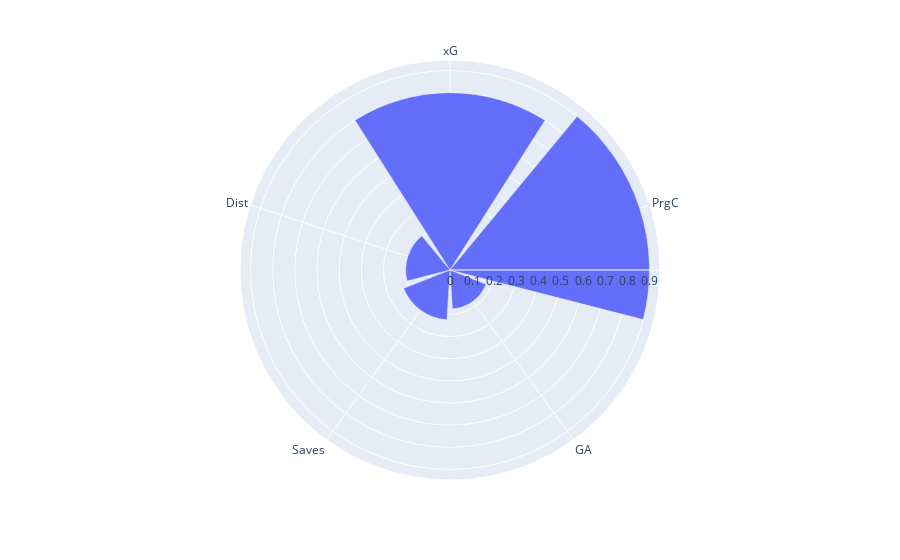

Notebook cell for this chart:
### Code cell
import plotly.express as px
fig = px.bar_polar(df1, r='r', theta='theta', 
                  #  color="cat", 
                #    template="plotly_dark",color_discrete_sequence= px.colors.sequential.Plasma_r
                   )
fig.show()

### Figure 1 — Plotly figure (JSON) as saved in the notebook; plotly's stock layout.template omitted (floating-point values rounded to 4 significant figures)
{"data": [{"hovertemplate": "r=%{r}<br>theta=%{theta}<extra></extra>", "legendgroup": "", "marker": {"color": "#636efa", "pattern": {"shape": ""}}, "name": "", "r": [0.8, 0.9, 0.175, 0.225, 0.2], "showlegend": false, "subplot": "polar", "theta": ["xG", "PrgC", "GA", "Saves", "Dist"], "type": "barpolar"}], "layout": {"barmode": "relative", "legend": {"tracegroupgap": 0}, "margin": {"t": 60}, "polar": {"angularaxis": {"direction": "clockwise", "rotation": 90}, "domain": {"x": [0, 1], "y": [0, 1]}}}}
